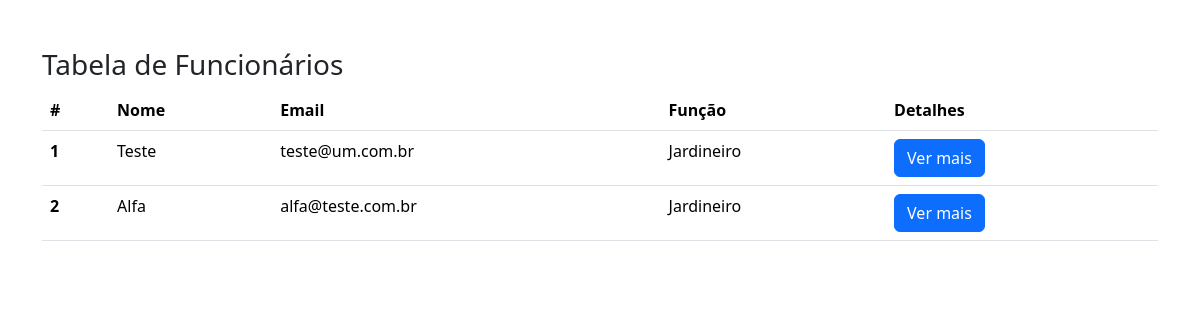
Before: / with the older database file.
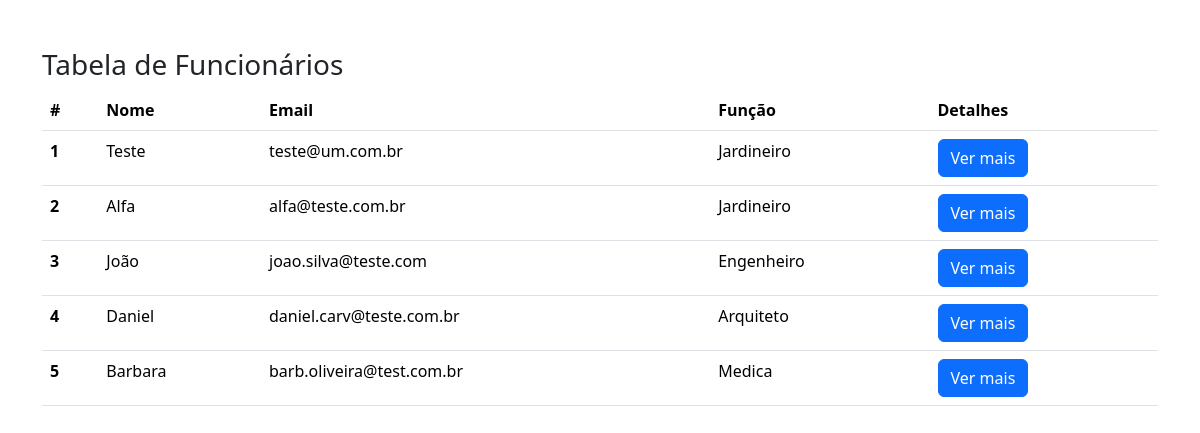
After: the same page with the newer database file.
### app/models.py (models this page shows, shortened)
class Employee(models.Model):
    first_name = models.CharField(max_length=100)
    last_name = models.CharField(max_length=100)
    photo = models.ImageField(upload_to='images')
    designation = models.CharField(max_length=100)
    email_address = models.EmailField(max_length=100, unique=True)
    phone_number = models.CharField(max_length=100, blank=True)
    created_at = models.DateTimeField(auto_now_add=True)
    updated_at = models.DateTimeField(auto_now=True)

### mysite/views.py (the view)
# urls.py: 2. Add a URL to urlpatterns:  path('', views.home, name='home')
def home(request):
    employees = Employee.objects.all()
    context = {
        'employees': employees
    }
    return render(request, 'home.html', context)

### templates/home.html (shortened to what this page needs)
{% load static %}
<!DOCTYPE html>
<html lang="en">
<head>
    <link href="https://cdn.jsdelivr.net/npm/bootstrap@5.3.3/dist/css/bootstrap.min.css" rel="stylesheet">
    <link rel="stylesheet" href="{% static 'css/style.css' %}">
</head>
<body>
    <div class="container pt-5">
        <h3>Tabela de Funcionários</h3>
        <table class="table">
            <thead>
            <tr>
                <th scope="col">#</th>
                <th scope="col">Nome</th>
                <th scope="col">Email</th>
                <th scope="col">Função</th>
                <th scope="col">Detalhes</th>
            </tr>
            </thead>
            <tbody>
            {% for emp in employees %}
                <tr>
                    <th>{{ forloop.counter }}</th>
                    <td>{{ emp.first_name }}</td>
                    <td>{{ emp.email_address }}</td>
                    <td>{{ emp.designation }}</td>
                    <td><a href="{% url 'employee_detail' emp.id %}" class="btn btn-primary">Ver mais</a></td>
                </tr>
            {% endfor %}
            </tbody>
        </table>
    </div>
</body>
</html>

### mysite/static/css/style.css (style rules this page uses)
body { background-color: white; }

Changed rows visible on the page:
added Employee: first_name "João", email_address "joao.silva@teste.com", designation "Engenheiro"
added Employee: first_name "Daniel", email_address "daniel.carv@teste.com.br", designation "Arquiteto"
added Employee: first_name "Barbara", email_address "barb.oliveira@test.com.br", designation "Medica"
